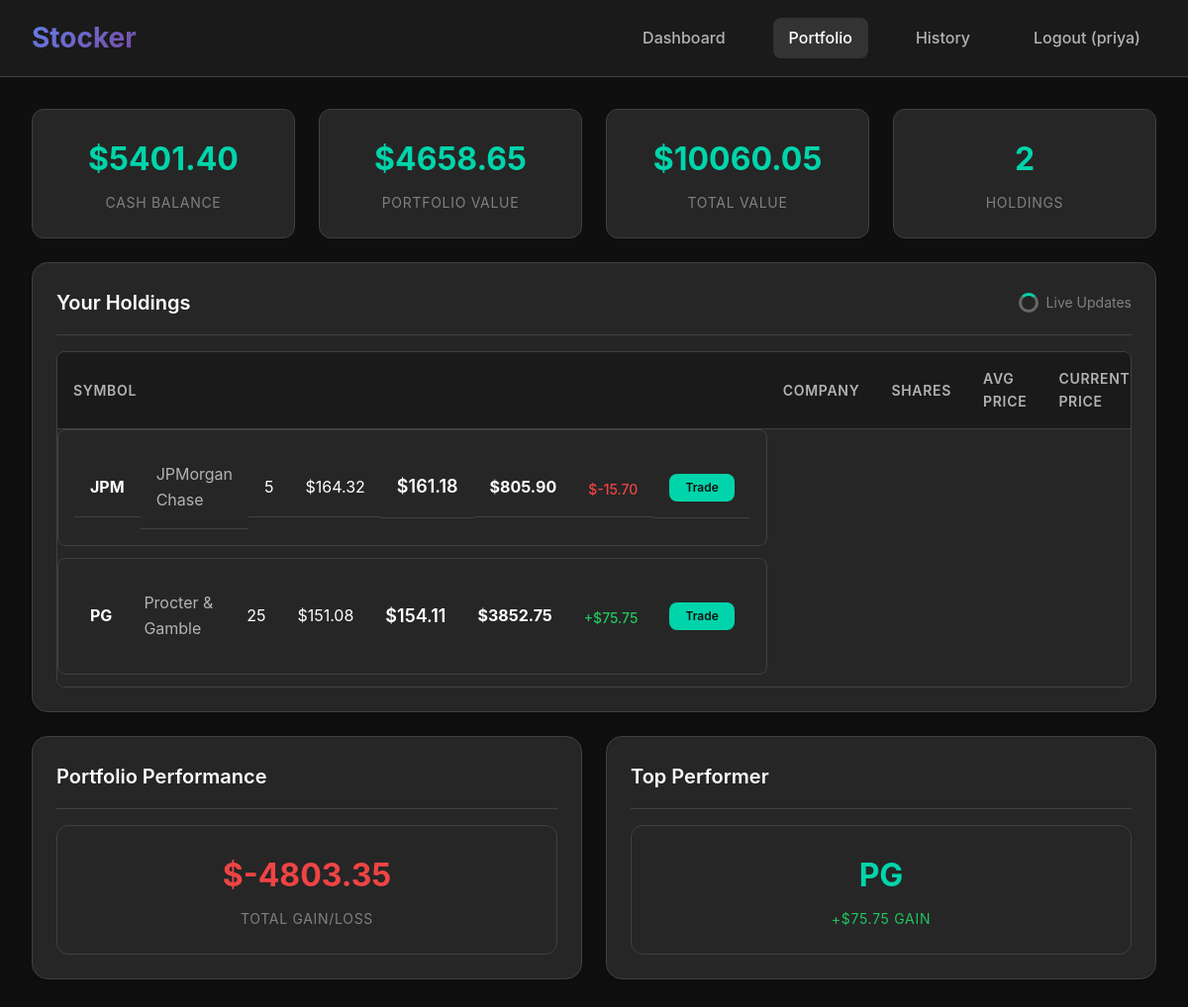
/portfolio (signed in), run on the app's committed database.
### tables this page shows
CREATE TABLE users (
            id INTEGER PRIMARY KEY AUTOINCREMENT,
            username TEXT UNIQUE NOT NULL,
            email TEXT UNIQUE NOT NULL,
            password_hash TEXT NOT NULL,
            role TEXT DEFAULT 'trader',
            balance REAL DEFAULT 10000.0,
            created_at TIMESTAMP DEFAULT CURRENT_TIMESTAMP
        );

CREATE TABLE portfolio (
            id INTEGER PRIMARY KEY AUTOINCREMENT,
            user_id INTEGER,
            symbol TEXT NOT NULL,
            quantity INTEGER NOT NULL,
            avg_price REAL NOT NULL,
            FOREIGN KEY (user_id) REFERENCES users (id),
            UNIQUE(user_id, symbol)
        );

### app.py (the view)
@app.route('/portfolio')
def portfolio():
    if 'user_id' not in session:
        return redirect(url_for('login'))
    portfolio_data, portfolio_value = get_user_portfolio(session['user_id'])
    conn = sqlite3.connect('stocker.db')
    cursor = conn.cursor()
    cursor.execute('SELECT balance FROM users WHERE id = ?', (session['user_id'],))
    balance = cursor.fetchone()[0]
    conn.close()
    total_value = balance + portfolio_value
    return render_template('portfolio.html',
                         portfolio=portfolio_data,
                         balance=balance,
                         portfolio_value=portfolio_value,
                         total_value=total_value)

### templates/portfolio.html (shortened to what this page needs)
<!DOCTYPE html>
<html lang="en">
<head>
    <link rel="stylesheet" href="{{ url_for('static', filename='styles.css') }}">
</head>
<body>
    <header class="header">
        <div class="container">
            <nav class="nav">
                <a href="/dashboard" class="logo">Stocker</a>
                <div class="nav-links">
                    <a href="/dashboard" class="nav-link">Dashboard</a>
                    <a href="/portfolio" class="nav-link active">Portfolio</a>
                    <a href="/history" class="nav-link">History</a>
                    <a href="/logout" class="nav-link">Logout ({{ session.username }})</a>
                </div>
            </nav>
        </div>
    </header>
    <main class="main-content">
        <div class="container">
            <div class="stats-grid mb-4">
                <div class="stat-card">
                    <div class="stat-value">${{ "%.2f"|format(balance) }}</div>
                    <div class="stat-label">Cash Balance</div>
                </div>
                <div class="stat-card">
                    <div class="stat-value">${{ "%.2f"|format(portfolio_value) }}</div>
                    <div class="stat-label">Portfolio Value</div>
                </div>
                <div class="stat-card">
                    <div class="stat-value">${{ "%.2f"|format(total_value) }}</div>
                    <div class="stat-label">Total Value</div>
                </div>
                <div class="stat-card">
                    <div class="stat-value">{{ portfolio|length }}</div>
                    <div class="stat-label">Holdings</div>
                </div>
            </div>
            <div class="card">
                <div class="card-header">
                    <h2 class="card-title">Your Holdings</h2>
                    <div style="display: flex; align-items: center; gap: 0.5rem; color: var(--text-muted); font-size: 0.875rem;">
                        <div class="loading"></div>
                        Live Updates
                    </div>
                </div>
                {% if portfolio %}
                    <div class="table-container">
                        <table class="table">
                            <thead>
                                <tr>
                                    <th>Symbol</th>
                                    <th>Company</th>
                                    <th>Shares</th>
                                    <th>Avg Price</th>
                                    <th>Current Price</th>
                                </tr>
                            </thead>
                            <tbody>
                                {% for holding in portfolio %}
                                <tr class="portfolio-item"
                                    data-symbol="{{ holding.symbol }}"
                                    data-quantity="{{ holding.quantity }}"
                                    data-avg-price="{{ holding.avg_price }}">
                                    <td>
                                        <strong>{{ holding.symbol }}</strong>
                                    </td>
                                    <td class="text-secondary">{{ holding.name }}</td>
                                    <td>{{ holding.quantity }}</td>
                                    <td>${{ "%.2f"|format(holding.avg_price) }}</td>
                                    <td class="portfolio-price">${{ "%.2f"|format(holding.current_price) }}</td>
                                    <td>
                                        <strong>${{ "%.2f"|format(holding.total_value) }}</strong>
                                    </td>
                                    <td class="portfolio-change {% if holding.gain_loss >= 0 %}text-success{% else %}text-danger{% endif %}">
                                        {{ "+" if holding.gain_loss >= 0 else "" }}${{ "%.2f"|format(holding.gain_loss) }}
                                    </td>
                                    <td>
                                        <a href="/trade/{{ holding.symbol }}" class="btn btn-primary btn-sm">Trade</a>
                                    </td>
                                </tr>
                                {% endfor %}
                            </tbody>
                        </table>
                    </div>
                {% endif %}
            </div>
            {% if portfolio %}
            <div class="grid grid-2">
                <div class="card">
                    <div class="card-header">
                        <h3 class="card-title">Portfolio Performance</h3>
                    </div>
                    <div class="stat-card">
                        {% set total_gain_loss = portfolio_value - (portfolio | sum(attribute='avg_price') * portfolio | sum(attribute='quantity')) %}
                        <div class="stat-value {% if total_gain_loss >= 0 %}text-success{% else %}text-danger{% endif %}">
                            {{ "+" if total_gain_loss >= 0 else "" }}${{ "%.2f"|format(total_gain_loss) }}
                        </div>
                        <div class="stat-label">Total Gain/Loss</div>
                    </div>
                </div>
                <div class="card">
                    <div class="card-header">
                        <h3 class="card-title">Top Performer</h3>
                    </div>
                    {% if portfolio %}
                        {% set best_stock = portfolio | sort(attribute='gain_loss', reverse=True) | first %}
                        <div class="stat-card">
                            <div class="stat-value">{{ best_stock.symbol }}</div>
                            <div class="stat-label text-success">
                                +${{ "%.2f"|format(best_stock.gain_loss) }} gain
                            </div>
                        </div>
                    {% endif %}
                </div>
            </div>
            {% endif %}
        </div>
    </main>
</body>
</html>

### data on the page
users: username "priya", balance "5401.40"
portfolio: symbol "JPM", name "JPMorgan Chase", quantity "5", avg_price "164.32", current_price "161.18", total_value "805.90", gain_loss "-15.70"
portfolio: symbol "PG", name "Procter & Gamble", quantity "25", avg_price "151.08", current_price "154.11", total_value "3852.75", gain_loss "+", gain_loss "75.75"

### other printed values
{{ "%.2f"|format(portfolio_value) }} "4658.65"
{{ "%.2f"|format(total_value) }} "10060.05"
{{ portfolio|length }} "2"
{{ "%.2f"|format(total_gain_loss) }} "-4803.35"
{{ "%.2f"|format(best_stock.gain_loss) }} "75.75"
